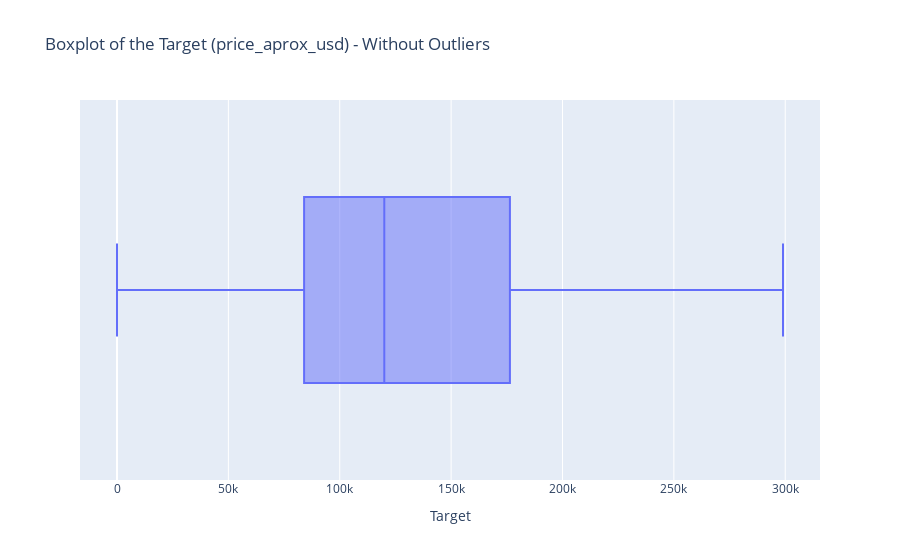

The cell this chart's notebook holds for it:
### Code cell
# Use Boolean masking to filter the price
mask_price = price_df['price_aprox_usd'] < 300_000

fig = px.box(
    data_frame=price_df[mask_price], 
    x='price_aprox_usd', 
    orientation='h',
    title='Boxplot of the Target (price_aprox_usd) - Without Outliers')

fig.update_layout(xaxis_title='Target')
fig.show()

### Figure 1 — Plotly figure (JSON) as saved in the notebook; plotly's stock layout.template omitted (floating-point values rounded to 4 significant figures; data arrays with more than 128 entries replaced by an {"elided": "..."} marker saying what was removed)
{"data": [{"alignmentgroup": "True", "hovertemplate": "price_aprox_usd=%{x}<extra></extra>", "legendgroup": "", "marker": {"color": "#636efa"}, "name": "", "notched": false, "offsetgroup": "", "orientation": "h", "showlegend": false, "type": "box", "x": {"elided": "5986 float values"}, "x0": " ", "xaxis": "x", "y0": " ", "yaxis": "y"}], "layout": {"boxmode": "group", "legend": {"tracegroupgap": 0}, "title": {"text": "Boxplot of the Target (price_aprox_usd) - Without Outliers"}, "xaxis": {"anchor": "y", "domain": [0, 1], "title": {"text": "Target"}}, "yaxis": {"anchor": "x", "domain": [0, 1]}}}
